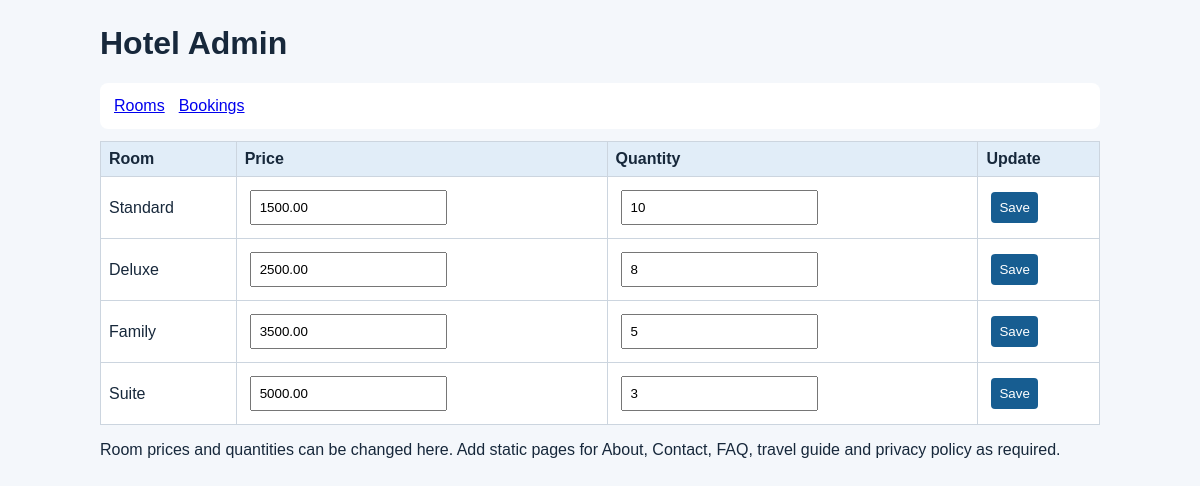
Screenshot of /hotel/admin.php with the database file from the repository.
### tables this page shows
CREATE TABLE IF NOT EXISTS rooms(id INT AUTO_INCREMENT PRIMARY KEY,room_type VARCHAR(80),price DECIMAL(10,2),quantity INT,description VARCHAR(255));

### hotel/admin.php (the view)
<?php require '../common.php';startpage('Hotel Admin');nav('<a href="index.php">Rooms</a><a href="history.php">Bookings</a>');$msg='';if($_SERVER['REQUEST_METHOD']==='POST'){$id=(int)$_POST['id'];$p=(float)$_POST['price'];$q=(int)$_POST['quantity'];$s=$conn->prepare('UPDATE rooms SET price=?,quantity=? WHERE id=?');$s->bind_param('dii',$p,$q,$id);$s->execute();$msg='Room updated.';}if($msg)echo '<p class="msg">'.e($msg).'</p>';$rs=$conn->query('SELECT * FROM rooms');?><table><tr><th>Room</th><th>Price</th><th>Quantity</th><th>Update</th></tr><?php while($r=$rs->fetch_assoc()):?><tr><form method="post"><td><?=e($r['room_type'])?><input type="hidden" name="id" value="<?=$r['id']?>"></td><td><input type="number" step=".01" name="price" value="<?=$r['price']?>"></td><td><input type="number" name="quantity" value="<?=$r['quantity']?>"></td><td><button>Save</button></td></form></tr><?php endwhile;?></table><p>Room prices and quantities can be changed here. Add static pages for About, Contact, FAQ, travel guide and privacy policy as required.</p><?php endpage();?>

### common.php (style rules this page uses)
body { font-family:Arial;max-width:1000px;margin:25px auto;padding:0 15px;background:#f4f7fb;color:#17283b }
nav,form,.box { background:white;padding:14px;margin:12px 0;border-radius:8px }
nav a { margin-right:14px }
input,select,button { padding:8px;margin:5px }
button { background:#175d91;color:white;border:0;border-radius:4px }
table { width:100%;border-collapse:collapse;background:white }
td,th { padding:8px;border:1px solid #ccd5df;text-align:left }
th { background:#e1edf8 }

### rows the page displays
rooms: room_type "Standard", price "1500.00", quantity "10"
rooms: room_type "Deluxe", price "2500.00", quantity "8"
rooms: room_type "Family", price "3500.00", quantity "5"
rooms: room_type "Suite", price "5000.00", quantity "3"

### other values shown
$title "Hotel Admin"
$s "Rooms Bookings"
